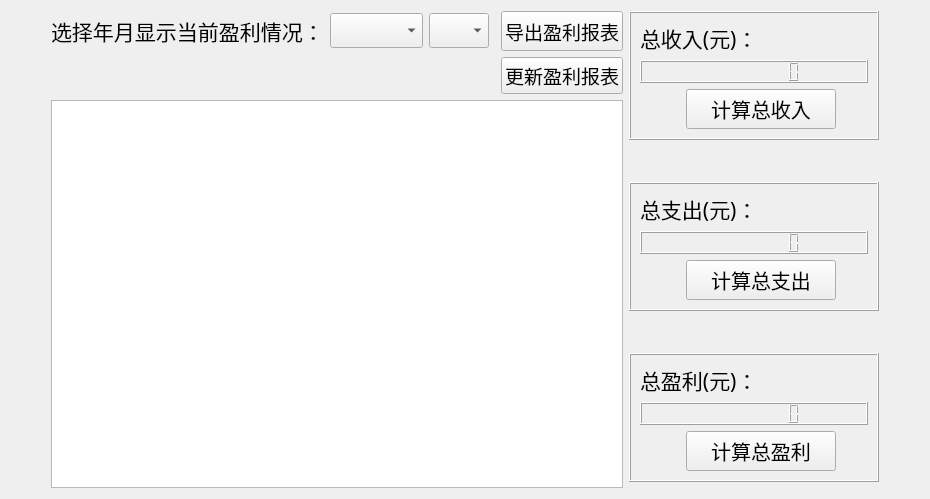
      <widget class="QWidget" name="page">
       <layout class="QGridLayout" name="gridLayout_10">
        <item row="0" column="2">
         <widget class="QFrame" name="frame_2">
          <property name="sizePolicy">
           <sizepolicy hsizetype="Expanding" vsizetype="Expanding">
            <horstretch>0</horstretch>
            <verstretch>0</verstretch>
           </sizepolicy>
          </property>
          <property name="minimumSize">
           <size>
            <width>250</width>
            <height>0</height>
           </size>
          </property>
          <property name="frameShape">
           <enum>QFrame::Box</enum>
          </property>
          <property name="frameShadow">
           <enum>QFrame::Raised</enum>
          </property>
          <layout class="QFormLayout" name="formLayout_3">
           <item row="0" column="0" colspan="2">
            <widget class="QLabel" name="label_income_year">
             <property name="sizePolicy">
              <sizepolicy hsizetype="Preferred" vsizetype="Preferred">
               <horstretch>0</horstretch>
               <verstretch>0</verstretch>
              </sizepolicy>
             </property>
             <property name="font">
              <font>
               <family>楷体</family>
               <pointsize>16</pointsize>
              </font>
             </property>
             <property name="text">
              <string>总收入(元)：</string>
             </property>
            </widget>
           </item>
           <item row="1" column="0" colspan="2">
            <widget class="QLCDNumber" name="lcdNumber_income">
             <property name="sizePolicy">
              <sizepolicy hsizetype="Expanding" vsizetype="Expanding">
               <horstretch>0</horstretch>
               <verstretch>0</verstretch>
              </sizepolicy>
             </property>
             <property name="font">
              <font>
               <pointsize>10</pointsize>
              </font>
             </property>
             <property name="digitCount">
              <number>9</number>
             </property>
             <property name="value" stdset="0">
              <double>0.000000000000000</double>
             </property>
             <property name="intValue" stdset="0">
              <number>0</number>
             </property>
            </widget>
           </item>
           <item row="3" column="0">
            <spacer name="horizontalSpacer_2">
             <property name="orientation">
              <enum>Qt::Horizontal</enum>
             </property>
             <property name="sizeHint" stdset="0">
              <size>
               <width>40</width>
               <height>20</height>
              </size>
             </property>
            </spacer>
           </item>
           <item row="3" column="1">
            <widget class="QPushButton" name="pushButton_7">
             <property name="minimumSize">
              <size>
               <width>0</width>
               <height>40</height>
              </size>
             </property>
             <property name="maximumSize">
              <size>
               <width>150</width>
               <height>16777215</height>
              </size>
             </property>
             <property name="font">
              <font>
               <family>楷体</family>
               <pointsize>15</pointsize>
              </font>
             </property>
             <property name="text">
              <string>计算总收入</string>
             </property>
            </widget>
           </item>
          </layout>
         </widget>
        </item>
        <item row="2" column="2">
         <widget class="QFrame" name="frame_3">
          <property name="sizePolicy">
           <sizepolicy hsizetype="Expanding" vsizetype="Expanding">
            <horstretch>0</horstretch>
            <verstretch>0</verstretch>
           </sizepolicy>
          </property>
          <property name="minimumSize">
           <size>
            <width>250</width>
            <height>0</height>
           </size>
          </property>
          <property name="frameShape">
           <enum>QFrame::Box</enum>
          </property>
          <property name="frameShadow">
           <enum>QFrame::Raised</enum>
          </property>
          <layout class="QFormLayout" name="formLayout_4">
           <item row="1" column="0" colspan="2">
            <widget class="QLCDNumber" name="lcdNumber_expend">
             <property name="sizePolicy">
              <sizepolicy hsizetype="Expanding" vsizetype="Expanding">
               <horstretch>0</horstretch>
               <verstretch>0</verstretch>
              </sizepolicy>
             </property>
             <property name="font">
              <font>
               <pointsize>10</pointsize>
              </font>
             </property>
             <property name="digitCount">
              <number>9</number>
             </property>
             <property name="value" stdset="0">
              <double>0.000000000000000</double>
             </property>
             <property name="intValue" stdset="0">
              <number>0</number>
             </property>
            </widget>
           </item>
           <item row="3" column="0">
            <spacer name="horizontalSpacer_3">
             <property name="orientation">
              <enum>Qt::Horizontal</enum>
             </property>
             <property name="sizeHint" stdset="0">
              <size>
               <width>40</width>
               <height>20</height>
              </size>
             </property>
            </spacer>
           </item>
           <item row="3" column="1">
            <widget class="QPushButton" name="pushButton_8">
             <property name="minimumSize">
              <size>
               <width>0</width>
               <height>40</height>
              </size>
             </property>
             <property name="maximumSize">
              <size>
               <width>150</width>
               <height>16777215</height>
              </size>
             </property>
             <property name="font">
              <font>
               <family>楷体</family>
               <pointsize>15</pointsize>
              </font>
             </property>
             <property name="text">
              <string>计算总支出</string>
             </property>
            </widget>
           </item>
           <item row="0" column="0" colspan="2">
            <widget class="QLabel" name="label_expend_year">
             <property name="sizePolicy">
              <sizepolicy hsizetype="Preferred" vsizetype="Preferred">
               <horstretch>0</horstretch>
               <verstretch>0</verstretch>
              </sizepolicy>
             </property>
             <property name="font">
              <font>
               <family>楷体</family>
               <pointsize>16</pointsize>
              </font>
             </property>
             <property name="text">
              <string>总支出(元)：</string>
             </property>
            </widget>
           </item>
          </layout>
         </widget>
        </item>
        <item row="3" column="2">
         <spacer name="verticalSpacer_4">
          <property name="orientation">
           <enum>Qt::Vertical</enum>
          </property>
          <property name="sizeType">
           <enum>QSizePolicy::Fixed</enum>
          </property>
          <property name="sizeHint" stdset="0">
           <size>
            <width>20</width>
            <height>30</height>
           </size>
          </property>
         </spacer>
        </item>
        <item row="1" column="2">
         <spacer name="verticalSpacer_5">
          <property name="orientation">
           <enum>Qt::Vertical</enum>
          </property>
          <property name="sizeType">
           <enum>QSizePolicy::Fixed</enum>
          </property>
          <property name="sizeHint" stdset="0">
           <size>
            <width>20</width>
            <height>30</height>
           </size>
          </property>
         </spacer>
        </item>
        <item row="0" column="0">
         <spacer name="horizontalSpacer_9">
          <property name="orientation">
           <enum>Qt::Horizontal</enum>
          </property>
          <property name="sizeHint" stdset="0">
           <size>
            <width>40</width>
            <height>20</height>
           </size>
          </property>
         </spacer>
        </item>
        <item row="4" column="2">
         <widget class="QFrame" name="frame">
          <property name="sizePolicy">
           <sizepolicy hsizetype="Expanding" vsizetype="Expanding">
            <horstretch>0</horstretch>
            <verstretch>0</verstretch>
           </sizepolicy>
          </property>
          <property name="minimumSize">
           <size>
            <width>250</width>
            <height>0</height>
           </size>
          </property>
          <property name="frameShape">
           <enum>QFrame::Box</enum>
          </property>
          <property name="frameShadow">
           <enum>QFrame::Raised</enum>
          </property>
          <layout class="QFormLayout" name="formLayout_2">
           <item row="1" column="0" colspan="2">
            <widget class="QLCDNumber" name="lcdNumber_profit">
             <property name="sizePolicy">
              <sizepolicy hsizetype="Expanding" vsizetype="Expanding">
               <horstretch>0</horstretch>
               <verstretch>0</verstretch>
              </sizepolicy>
             </property>
             <property name="font">
              <font>
               <pointsize>10</pointsize>
              </font>
             </property>
             <property name="digitCount">
              <number>9</number>
             </property>
             <property name="value" stdset="0">
              <double>0.000000000000000</double>
             </property>
             <property name="intValue" stdset="0">
              <number>0</number>
             </property>
            </widget>
           </item>
           <item row="3" column="0">
            <spacer name="horizontalSpacer">
             <property name="orientation">
              <enum>Qt::Horizontal</enum>
             </property>
             <property name="sizeHint" stdset="0">
              <size>
               <width>40</width>
               <height>20</height>
              </size>
             </property>
            </spacer>
           </item>
           <item row="3" column="1">
            <widget class="QPushButton" name="pushButton_2">
             <property name="minimumSize">
              <size>
               <width>0</width>
               <height>40</height>
              </size>
             </property>
             <property name="maximumSize">
              <size>
               <width>150</width>
               <height>16777215</height>
              </size>
             </property>
             <property name="font">
              <font>
               <family>楷体</family>
               <pointsize>15</pointsize>
              </font>
             </property>
             <property name="text">
              <string>计算总盈利</string>
             </property>
            </widget>
           </item>
           <item row="0" column="0" colspan="2">
            <widget class="QLabel" name="label_profit_year">
             <property name="sizePolicy">
              <sizepolicy hsizetype="Preferred" vsizetype="Preferred">
               <horstretch>0</horstretch>
               <verstretch>0</verstretch>
              </sizepolicy>
             </property>
             <property name="font">
              <font>
               <family>楷体</family>
               <pointsize>16</pointsize>
              </font>
             </property>
             <property name="text">
              <string>总盈利(元)：</string>
             </property>
            </widget>
           </item>
          </layout>
         </widget>
        </item>
        <item row="0" column="1" rowspan="6">
         <layout class="QGridLayout" name="gridLayout_9">
          <item row="0" column="1">
           <widget class="QComboBox" name="year_comboBox">
            <property name="minimumSize">
             <size>
              <width>0</width>
              <height>35</height>
             </size>
            </property>
            <property name="maximumSize">
             <size>
              <width>100</width>
              <height>16777215</height>
             </size>
            </property>
            <property name="font">
             <font>
              <family>宋体</family>
              <pointsize>13</pointsize>
             </font>
            </property>
            <property name="whatsThis">
             <string>年份</string>
            </property>
            <property name="editable">
             <bool>false</bool>
            </property>
            <property name="currentIndex">
             <number>-1</number>
            </property>
            <property name="maxVisibleItems">
             <number>5</number>
            </property>
           </widget>
          </item>
          <item row="0" column="0">
           <widget class="QLabel" name="label_14">
            <property name="sizePolicy">
             <sizepolicy hsizetype="Expanding" vsizetype="Preferred">
              <horstretch>0</horstretch>
              <verstretch>0</verstretch>
             </sizepolicy>
            </property>
            <property name="minimumSize">
             <size>
              <width>0</width>
              <height>0</height>
             </size>
            </property>
            <property name="font">
             <font>
              <family>楷体</family>
              <pointsize>16</pointsize>
             </font>
            </property>
            <property name="text">
             <string>选择年月显示当前盈利情况：</string>
            </property>
           </widget>
          </item>
          <item row="0" column="4">
           <widget class="QPushButton" name="pushButton_5">
            <property name="sizePolicy">
             <sizepolicy hsizetype="Expanding" vsizetype="Fixed">
              <horstretch>0</horstretch>
              <verstretch>0</verstretch>
             </sizepolicy>
            </property>
            <property name="minimumSize">
             <size>
              <width>0</width>
              <height>40</height>
             </size>
            </property>
            <property name="maximumSize">
             <size>
              <width>150</width>
              <height>16777215</height>
             </size>
            </property>
            <property name="font">
             <font>
              <family>楷体</family>
              <pointsize>14</pointsize>
             </font>
            </property>
            <property name="styleSheet">
             <string notr="true"/>
            </property>
            <property name="text">
             <string>导出盈利报表</string>
            </property>
           </widget>
          </item>
          <item row="2" column="0" colspan="5">
           <widget class="QTableView" name="tableView_profit">
            <property name="layoutDirection">
             <enum>Qt::LeftToRight</enum>
            </property>
            <attribute name="verticalHeaderVisible">
             <bool>false</bool>
            </attribute>
           </widget>
          </item>
          <item row="0" column="2">
           <widget class="QComboBox" name="month_comboBox">
            <property name="minimumSize">
             <size>
              <width>0</width>
              <height>35</height>
             </size>
            </property>
            <property name="maximumSize">
             <size>
              <width>60</width>
              <height>16777215</height>
             </size>
            </property>
            <property name="font">
             <font>
              <family>宋体</family>
              <pointsize>13</pointsize>
             </font>
            </property>
            <property name="whatsThis">
             <string>月份</string>
            </property>
           </widget>
          </item>
          <item row="1" column="4">
           <widget class="QPushButton" name="pushButton_12">
            <property name="minimumSize">
             <size>
              <width>0</width>
              <height>35</height>
             </size>
            </property>
            <property name="font">
             <font>
              <family>楷体</family>
              <pointsize>14</pointsize>
             </font>
            </property>
            <property name="text">
             <string>更新盈利报表</string>
            </property>
           </widget>
          </item>
         </layout>
        </item>
        <item row="1" column="3">
         <spacer name="horizontalSpacer_10">
          <property name="orientation">
           <enum>Qt::Horizontal</enum>
          </property>
          <property name="sizeHint" stdset="0">
           <size>
            <width>40</width>
            <height>20</height>
           </size>
          </property>
         </spacer>
        </item>
       </layout>
      </widget>
